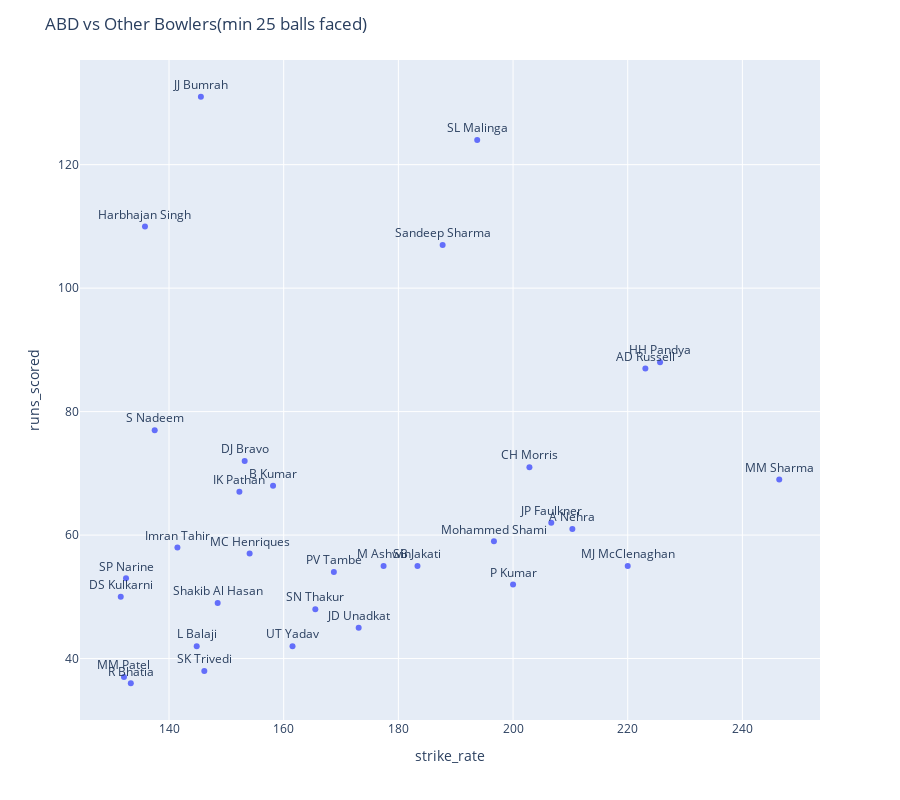

The cell this chart's notebook holds for it:
### Code cell
import plotly.express as px
fig = px.scatter(adf_f, x="strike_rate", y="runs_scored",text='bowler')
fig.update_traces(textposition='top center')

fig.update_layout(
    height=800,
    title_text='ABD vs Other Bowlers(min 25 balls faced)'
)
# create a figure

fig.show()

### Figure 1 — Plotly figure (JSON) as saved in the notebook; plotly's stock layout.template omitted (floating-point values rounded to 4 significant figures)
{"data": [{"hovertemplate": "strike_rate=%{x}<br>runs_scored=%{y}<br>bowler=%{text}<extra></extra>", "legendgroup": "", "marker": {"color": "#636efa", "symbol": "circle"}, "mode": "markers+text", "name": "", "orientation": "v", "showlegend": false, "text": ["A Nehra", "AD Russell", "B Kumar", "CH Morris", "DJ Bravo", "DS Kulkarni", "HH Pandya", "Harbhajan Singh", "IK Pathan", "Imran Tahir", "JD Unadkat", "JJ Bumrah", "JP Faulkner", "L Balaji", "M Ashwin", "MC Henriques", "MJ McClenaghan", "MM Patel", "MM Sharma", "Mohammed Shami", "P Kumar", "PV Tambe", "R Bhatia", "S Nadeem", "SB Jakati", "SK Trivedi", "SL Malinga", "SN Thakur", "SP Narine", "Sandeep Sharma", "Shakib Al Hasan", "UT Yadav"], "textposition": "top center", "type": "scatter", "x": [210.3, 223.1, 158.1, 202.9, 153.2, 131.6, 225.6, 135.8, 152.3, 141.5, 173.1, 145.6, 206.7, 144.8, 177.4, 154.1, 220, 132.1, 246.4, 196.7, 200, 168.8, 133.3, 137.5, 183.3, 146.2, 193.8, 165.5, 132.5, 187.7, 148.5, 161.5], "xaxis": "x", "y": [61, 87, 68, 71, 72, 50, 88, 110, 67, 58, 45, 131, 62, 42, 55, 57, 55, 37, 69, 59, 52, 54, 36, 77, 55, 38, 124, 48, 53, 107, 49, 42], "yaxis": "y"}], "layout": {"height": 800, "legend": {"tracegroupgap": 0}, "margin": {"t": 60}, "title": {"text": "ABD vs Other Bowlers(min 25 balls faced)"}, "xaxis": {"anchor": "y", "domain": [0, 1], "title": {"text": "strike_rate"}}, "yaxis": {"anchor": "x", "domain": [0, 1], "title": {"text": "runs_scored"}}}}
